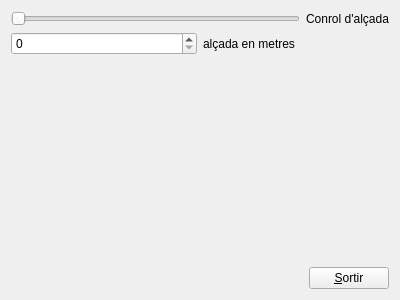
<?xml version="1.0" encoding="UTF-8"?>
<ui version="4.0">
 <class>myForm</class>
 <widget class="QWidget" name="myForm">
  <property name="geometry">
   <rect>
    <x>0</x>
    <y>0</y>
    <width>400</width>
    <height>300</height>
   </rect>
  </property>
  <property name="windowTitle">
   <string>Ejemplo de uso de Qt</string>
  </property>
  <layout class="QVBoxLayout" name="verticalLayout">
   <item>
    <layout class="QHBoxLayout" name="horizontalLayout">
     <item>
      <widget class="QSlider" name="horizontalSlider">
       <property name="orientation">
        <enum>Qt::Horizontal</enum>
       </property>
      </widget>
     </item>
     <item>
      <widget class="QLabel" name="label">
       <property name="text">
        <string>Conrol d'alçada</string>
       </property>
      </widget>
     </item>
    </layout>
   </item>
   <item>
    <layout class="QHBoxLayout" name="horizontalLayout_2">
     <item>
      <widget class="QSpinBox" name="spinBox"/>
     </item>
     <item>
      <widget class="QLabel" name="label_2">
       <property name="text">
        <string>alçada en metres</string>
       </property>
      </widget>
     </item>
    </layout>
   </item>
   <item>
    <spacer name="verticalSpacer">
     <property name="orientation">
      <enum>Qt::Vertical</enum>
     </property>
     <property name="sizeHint" stdset="0">
      <size>
       <width>20</width>
       <height>175</height>
      </size>
     </property>
    </spacer>
   </item>
   <item>
    <layout class="QHBoxLayout" name="horizontalLayout_3">
     <item>
      <spacer name="horizontalSpacer">
       <property name="orientation">
        <enum>Qt::Horizontal</enum>
       </property>
       <property name="sizeHint" stdset="0">
        <size>
         <width>40</width>
         <height>20</height>
        </size>
       </property>
      </spacer>
     </item>
     <item>
      <widget class="QPushButton" name="pushButton">
       <property name="text">
        <string>&amp;Sortir</string>
       </property>
      </widget>
     </item>
    </layout>
   </item>
  </layout>
 </widget>
 <resources/>
 <connections>
  <connection>
   <sender>horizontalSlider</sender>
   <signal>sliderMoved(int)</signal>
   <receiver>spinBox</receiver>
   <slot>setValue(int)</slot>
   <hints>
    <hint type="sourcelabel">
     <x>98</x>
     <y>87</y>
    </hint>
    <hint type="destinationlabel">
     <x>76</x>
     <y>164</y>
    </hint>
   </hints>
  </connection>
  <connection>
   <sender>spinBox</sender>
   <signal>valueChanged(int)</signal>
   <receiver>horizontalSlider</receiver>
   <slot>setValue(int)</slot>
   <hints>
    <hint type="sourcelabel">
     <x>85</x>
     <y>155</y>
    </hint>
    <hint type="destinationlabel">
     <x>89</x>
     <y>89</y>
    </hint>
   </hints>
  </connection>
  <connection>
   <sender>pushButton</sender>
   <signal>clicked()</signal>
   <receiver>myForm</receiver>
   <slot>close()</slot>
   <hints>
    <hint type="sourcelabel">
     <x>317</x>
     <y>273</y>
    </hint>
    <hint type="destinationlabel">
     <x>196</x>
     <y>258</y>
    </hint>
   </hints>
  </connection>
 </connections>
</ui>
